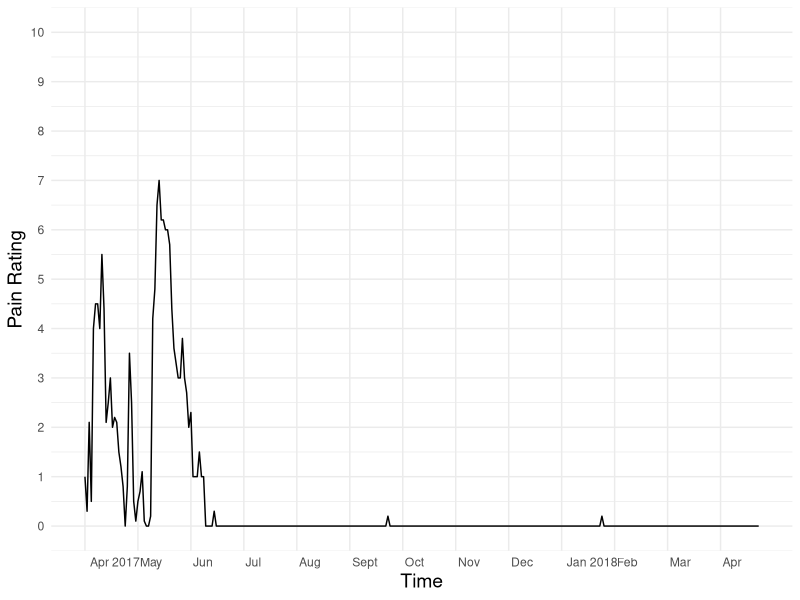

The R source for this figure: (Note: this script raises an error after producing the figure.)
library(ggplot2)

time_pain <- c(0:318)
pain_scale <- c(1,0.3,2.1,0.5,4,4.5,4.5,4,5.5,4.4,2.1,2.5,3,2,2.2,2.1,1.5,1.2,0.8,0,0.8,3.5,2.5,0.5,0.1,0.5,0.7,1.1,0.1,0,0,0.2,4.2,4.8,6.5,7,6.2,6.2,6,6,5.7,4.4,3.6,3.3,3,3,3.8,3,2.7,2,2.3,1,1,1,1.5,1,1,0,0,0,0,0.3,0,0,0,0,0,0,0,0,0,0,0,0,0,0,0,0,0,0,0,0,0,0,0,0,0,0,0,0,0,0,0,0,0,0,0,0,0,0,0,0,0,0,0,0,0,0,0,0,0,0,0,0,0,0,0,0,0,0,0,0,0,0,0,0,0,0,0,0,0,0,0,0,0,0,0,0,0,0,0,0,0,0.2,0,0,0,0,0,0,0,0,0,0,0,0,0,0,0,0,0,0,0,0,0,0,0,0,0,0,0,0,0,0,0,0,0,0,0,0,0,0,0,0,0,0,0,0,0,0,0,0,0,0,0,0,0,0,0,0,0,0,0,0,0,0,0,0,0,0,0,0,0,0,0,0,0,0,0,0,0,0,0,0,0,0,0,0,0,0,0,0,0,0,0,0,0,0,0,0,0,0,0,0,0.2,0,0,0,0,0,0,0,0,0,0,0,0,0,0,0,0,0,0,0,0,0,0,0,0,0,0,0,0,0,0,0,0,0,0,0,0,0,0,0,0,0,0,0,0,0,0,0,0,0,0,0,0,0,0,0,0,0,0,0,0,0,0,0,0,0,0,0,0,0,0,0,0,0,0)

painTable <- data.frame(y=pain_scale,
                            x=time_pain)
painTable

g6 <- ggplot(painTable, aes(x, y)) +
  #stat_summary(fun.y=sum, geom="line") +
  geom_line() + 
  xlab("Time") +
  ylab("Pain Rating") +
  scale_y_continuous(limits=c(0,10), breaks=c(0:10)) +
  scale_x_continuous(breaks=c(0,25,50,75,100,125,150,175,200,225, 250,275,300), labels=c("Apr 2017", "May", "Jun","Jul","Aug","Sept","Oct","Nov","Dec","Jan 2018", "Feb", "Mar", "Apr")) +
  theme_minimal() +
  theme(axis.title=element_text(size=14),
        axis.text.x = element_text(hjust=-.1),
        panel.grid.minor.x = element_blank()) + 
  ggsave("pain.png")
g6

